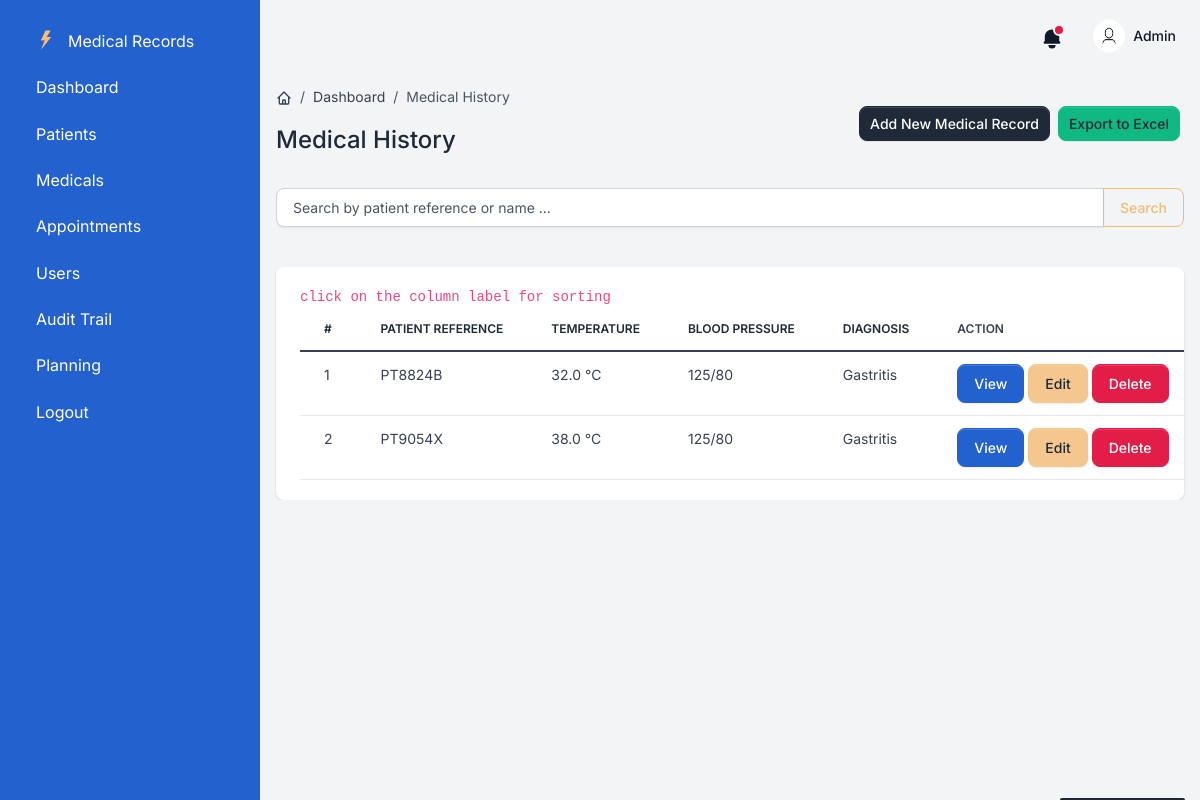
The page /medicals (signed in) on the database its author committed.
### app/models.py (models this page shows, shortened)
class User(UserMixin, db.Model):
    id = db.Column(db.Integer, primary_key=True)
    branch_id = db.Column(db.Integer, db.ForeignKey('branch.id'), nullable=False)
    email = db.Column(db.String(100), unique=True)
    password = db.Column(db.String(100))
    name = db.Column(db.String(100))
    role = db.Column(db.Integer)

class MedicalHistory(db.Model):
    id = db.Column(db.Integer, primary_key=True)
    patient_id = db.Column(db.Integer, nullable=False)
    branch_id = db.Column(db.Integer, nullable=False)
    temperature = db.Column(db.Float, nullable=False)
    bp = db.Column(db.String(7), nullable=False)
    description = db.Column(db.Text, nullable=False)
    diagnosis = db.Column(db.Text, nullable=False)
    plan = db.Column(db.Text, nullable=True)
    created_at = db.Column(db.DateTime(timezone=True), default=datetime.datetime.now)

class Patient(db.Model):
    id = db.Column(db.Integer, primary_key=True)
    reference = db.Column(db.String(20), nullable=False, unique=True)
    firstnames = db.Column(db.String(20), nullable=False)
    surname = db.Column(db.String(20), nullable=False)
    gender = db.Column(db.String(20), nullable=False)
    email = db.Column(db.String(100), nullable=False)
    phone = db.Column(db.String(20), nullable=False)
    address = db.Column(db.String(20), nullable=False)
    dob = db.Column(db.Date, default=date.today)
    created_at = db.Column(db.DateTime(timezone=True), default=datetime.datetime.now)

### app/medical.py (the view)
@medicals_bp.route('/medicals', methods=['GET'])
@login_required
def medicals():
    search_query = request.args.get('search', '')
    sort_by = request.args.get('sort_by', 'id')
    sort_order = request.args.get('sort_order', 'asc')
    order = asc(sort_by) if sort_order == 'asc' else desc(sort_by)
    query = db.session.query(MedicalHistory, Patient).join(Patient, MedicalHistory.patient_id == Patient.id)
    if search_query:
        query = query.filter(
            (MedicalHistory.description.ilike(f'%{search_query}%')) |
            (MedicalHistory.diagnosis.ilike(f'%{search_query}%')) |
            (MedicalHistory.plan.ilike(f'%{search_query}%'))
        )
    medicals = query.order_by(order).all()
    return render_template('medicals.html', medicals=medicals, search_query=search_query, sort_by=sort_by, sort_order=sort_order)

### app/templates/medicals.html (shortened to what this page needs)
{% extends "base.html" %}
{% block content %}
    <div class="d-flex justify-content-between flex-wrap flex-md-nowrap align-items-center py-4">
        <div class="d-block mb-4 mb-md-0">
            <nav aria-label="breadcrumb" class="d-none d-md-inline-block">
                <ol class="breadcrumb breadcrumb-dark breadcrumb-transparent">
                    <li class="breadcrumb-item">
                        <a href="{{ url_for('dashboard.dashboard') }}">
                        </a>
                    </li>
                    <li class="breadcrumb-item"><a href="{{ url_for('dashboard.dashboard') }}">Dashboard</a></li>
                    <li class="breadcrumb-item active" aria-current="page">Medical History</li>
                </ol>
            </nav>
            <h2 class="h4">Medical History</h2>
        </div>
        <div class="btn-toolbar mb-2 mb-md-0">
            <a href="{{ url_for('medicals.create_medicals') }}" class="btn btn-sm btn-gray-800 d-inline-flex align-items-center m-1">
                Add New Medical Record
            </a>
            <a href="{{ url_for('medicals.export_medicals', search=search_query) }}" class="btn btn-sm btn-success d-inline-flex align-items-center m-1">Export to Excel</a>
        </div>
    </div>
    <div class="table-settings mb-4">
        <form method="GET" action="{{ url_for('medicals.medicals') }}" class="mb-3">
            <div class="input-group">
                <input type="text" class="form-control" name="search" placeholder="Search by patient reference or name ..." value="{{ search_query }}">
                <button class="btn btn-outline-secondary" type="submit">Search</button>
            </div>
        </form>
    </div>
    <div class="card card-body border-0 shadow table-wrapper table-responsive">
        <code>click on the column label for sorting</code>
        <table class="table table-hover">
            <thead>
                <tr>
                    <th class="border-gray-200">
                        <a href="{{ url_for('medicals.medicals', sort_by='id', sort_order='asc' if sort_by != 'id' or sort_order == 'desc' else 'desc') }}">#</a>
                    </th>
                    <th class="border-gray-200">
                        <a href="{{ url_for('medicals.medicals', sort_by='reference', sort_order='asc' if sort_by != 'reference' or sort_order == 'desc' else 'desc') }}">Patient Reference</a>
                    </th>
                    <th class="border-gray-200">
                        <a href="{{ url_for('medicals.medicals', sort_by='temperature', sort_order='asc' if sort_by != 'temperature' or sort_order == 'desc' else 'desc') }}">Temperature</a>
                    </th>
                    <th class="border-gray-200">
                        <a href="{{ url_for('medicals.medicals', sort_by='bp', sort_order='asc' if sort_by != 'bp' or sort_order == 'desc' else 'desc') }}">Blood Pressure</a>
                    </th>
                    <th class="border-gray-200">
                        <a href="{{ url_for('medicals.medicals', sort_by='diagnosis', sort_order='asc' if sort_by != 'diagnosis' or sort_order == 'desc' else 'desc') }}">Diagnosis</a>
                    </th>
                    <th class="border-gray-200">Action</th>
                </tr>
            </thead>
            <tbody>
                {% for record, patient in medicals %}
                    <tr>
                        <td>{{ record.id }}</td>
                        <td>{{ patient.reference }}</td>
                        <td>{{ record.temperature }} °C</td>
                        <td>{{ record.bp }}</td>
                        <td>{{ record.diagnosis }}</td>
                        <td>
                            <a href="{{ url_for('medicals.view_medical', id=record.id) }}" class="btn btn-info">View</a>
                            <a href="{{ url_for('medicals.update_medicals', id=record.id) }}" class="btn btn-warning">Edit</a>
                            <form action="{{ url_for('medicals.delete_medicals', id=record.id) }}" method="POST" style="display:inline;">
                                <button type="submit" class="btn btn-danger" onclick="return confirm('Are you sure you want to delete this medical record?');">Delete</button>
                            </form>
                        </td>
                    </tr>
                {% endfor %}
            </tbody>
        </table>
    </div>
{% endblock %}

### app/templates/base.html (shortened to what this page needs)
<!DOCTYPE html>
<html lang="en">
    <head>
        <link type="text/css" href="{{ url_for('static', filename='vendor/sweetalert2/dist/sweetalert2.min.css')}}" rel="stylesheet">
        <link type="text/css" href="{{ url_for('static', filename='vendor/notyf/notyf.min.css')}}" rel="stylesheet">
        <link type="text/css" href="{{ url_for('static', filename='css/volt.css')}}" rel="stylesheet">
    </head>
<body>
    <nav id="sidebarMenu" class="sidebar d-lg-block bg-info text-white collapse" data-simplebar>
        <div class="sidebar-inner px-4 pt-3">
            <ul class="nav flex-column pt-3 pt-md-0">
                <li class="nav-item">
                    <a href="{{ url_for('dashboard.dashboard') }}" class="nav-link d-flex align-items-center">
                    <span class="sidebar-icon">
                        <img src="{{ url_for('static', filename='assets/img/brand/light.svg') }}" height="20" width="20" alt="Volt Logo">
                    </span>
                    <span class="mt-1 ms-1 sidebar-text">Medical Records</span>
                    </a>
                </li>
                <li class="nav-item">
                    <a href="{{ url_for('dashboard.dashboard') }}" class="nav-link">
                        <span class="sidebar-text">Dashboard</span>
                    </a>
                </li>
                <li class="nav-item">
                    <a href="{{ url_for('patients.patients') }}" class="nav-link">
                        <span class="sidebar-text">Patients</span>
                    </a>
                </li>
                <li class="nav-item">
                    <a href="{{ url_for('medicals.medicals') }}" class="nav-link">
                        <span class="sidebar-text">Medicals</span>
                    </a>
                </li>
                <li class="nav-item">
                    <a href="{{ url_for('appointments.appointments') }}" class="nav-link">
                        <span class="sidebar-text">Appointments</span>
                    </a>
                </li>
                <li class="nav-item">
                    <a href="{{ url_for('users.users') }}" class="nav-link">
                        <span class="sidebar-text">Users</span>
                    </a>
                </li>
                <li class="nav-item">
                    <a href="{{ url_for('audits.audits') }}" class="nav-link">
                        <span class="sidebar-text">Audit Trail</span>
                    </a>
                </li>
                <li class="nav-item">
                    <a href="{{ url_for('plans.plans') }}" class="nav-link">
                        <span class="sidebar-text">Planning</span>
                    </a>
                </li>
                <li class="nav-item">
                    <a href="{{ url_for('auth.logout') }}" class="nav-link">
                        <span class="sidebar-text">Logout</span>
                    </a>
                </li>
            </ul>
        </div>
    </nav>
        <main class="content">
            <nav class="navbar navbar-top navbar-expand navbar-dashboard navbar-dark ps-0 pe-2 pb-0">
                <div class="container-fluid px-0">
                    <div class="d-flex justify-content-between w-100" id="navbarSupportedContent">
                        <ul class="navbar-nav align-items-center">
                            <li class="nav-item dropdown">
                                <a class="nav-link text-dark notification-bell unread dropdown-toggle" data-unread-notifications="true" href="#" role="button" data-bs-toggle="dropdown" data-bs-display="static" aria-expanded="false">
                                    <svg class="icon icon-sm text-gray-900" fill="currentColor" viewBox="0 0 20 20" xmlns="http://www.w3.org/2000/svg"><path d="M10 2a6 6 0 00-6 6v3.586l-.707.707A1 1 0 004 14h12a1 1 0 00.707-1.707L16 11.586V8a6 6 0 00-6-6zM10 18a3 3 0 01-3-3h6a3 3 0 01-3 3z"></path></svg>
                                </a>
                            </li>
                            <li class="nav-item dropdown ms-lg-3">
                                <a class="nav-link dropdown-toggle pt-1 px-0" href="#" role="button" data-bs-toggle="dropdown" aria-expanded="false">
                                    <div class="media d-flex align-items-center">
                                        <img class="avatar rounded-circle" alt="Image placeholder" src="{{ url_for('static', filename='images/user-icon.jpg') }}">
                                        <div class="media-body ms-2 text-dark align-items-center d-none d-lg-block">
                                            <span class="mb-0 font-small fw-bold text-gray-900">{{ current_user.name }}</span>
                                        </div>
                                    </div>
                                </a>
                            </li>
                        </ul>
                    </div>
                </div>
            </nav>
            {% block content %}
            {% endblock %}
        </main>
</body>
</html>

### rows shown on the page
User: name "Admin"
MedicalHistory: id "1", reference "PT8824B", temperature "32.0", bp "125/80", diagnosis "Gastritis"
MedicalHistory: id "2", reference "PT9054X", temperature "38.0", bp "125/80", diagnosis "Gastritis"
